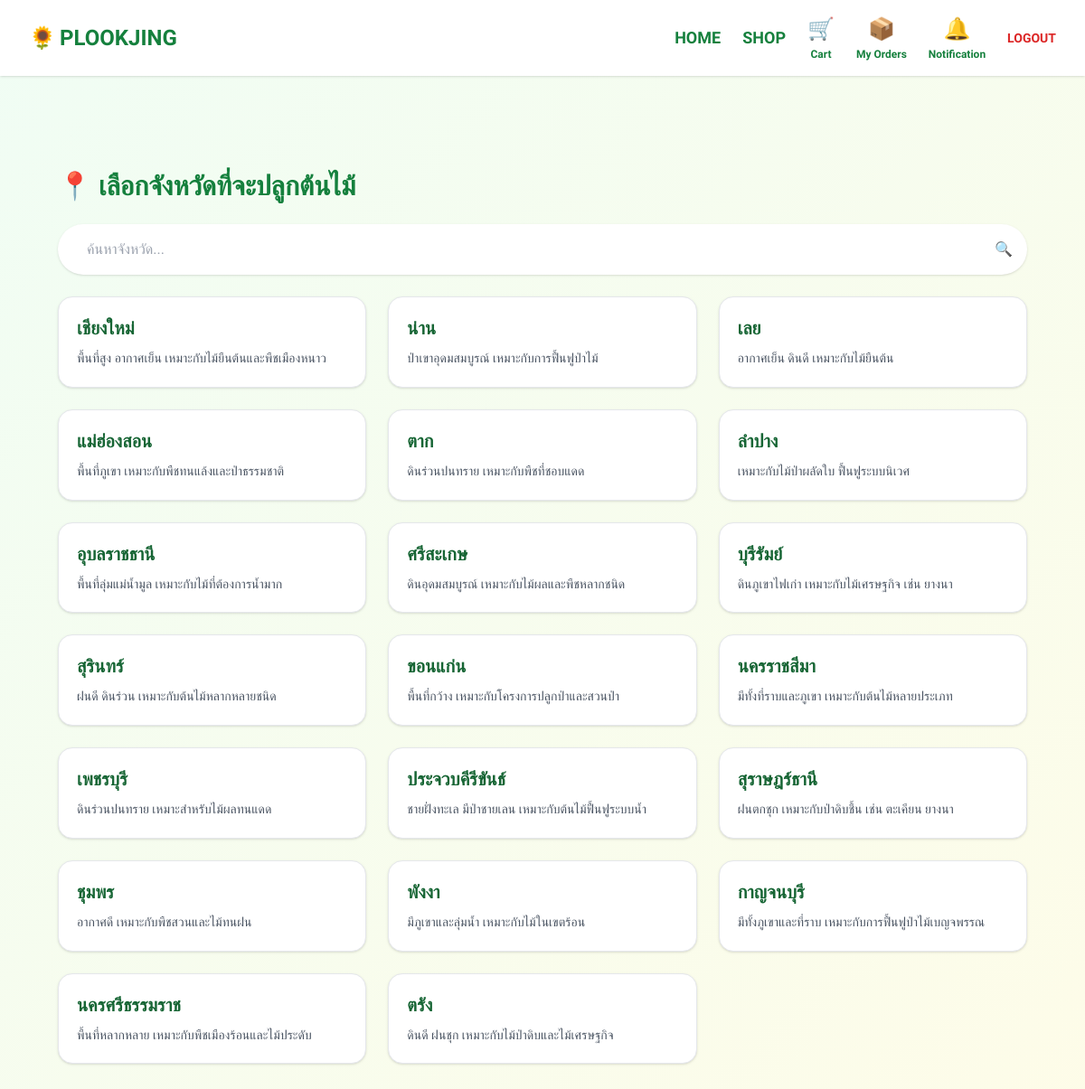
Screenshot of /tree-locations/ (signed in) with the database file from the repository.
### myapp/models.py (models this page shows, shortened)
class PlantingArea(models.Model):
    province = models.CharField(max_length=100)
    description = models.TextField(blank=True)
    class Meta:
        verbose_name = "Tree Location"
        verbose_name_plural = "Tree Locations"

### myapp/views.py (the view)
# urls.py: path('tree-locations/', views.tree_location_list, name='tree_location_list'),
@login_required
def tree_location_list(request):
    query = request.GET.get('q', '')
    if query:
        locations = PlantingArea.objects.filter(province__icontains=query)
    else:
        locations = PlantingArea.objects.all()
    return render(request, 'plantapp/tree_location_list.html', {
        'locations': locations,
        'query': query,
    })

### templates/plantapp/tree_location_list.html (shortened to what this page needs)
{% extends 'base.html' %}
{% block content %}
<div class="max-w-6xl mx-auto px-4 py-10">
  <h1 class="text-3xl font-bold text-green-700 mb-6">📍 เลือกจังหวัดที่จะปลูกต้นไม้</h1>
  <form method="get" action="{% url 'myapp:tree_location_list' %}" class="mb-6">
    <div class="flex bg-white rounded-full shadow px-4 py-2">
      <input type="text" name="q" placeholder="ค้นหาจังหวัด..." value="{{ query }}"
             class="flex-grow px-4 py-2 focus:outline-none rounded-full text-gray-700">
      <button type="submit" class="text-green-600 font-semibold hover:text-green-800">🔍</button>
    </div>
  </form>
  <div class="grid grid-cols-1 sm:grid-cols-2 md:grid-cols-3 gap-6">
    {% for location in locations %}
      <a href="{% url 'myapp:select_location_for_tree' %}?location_id={{ location.id }}"
         class="block bg-white hover:bg-green-50 transition rounded-2xl border border-gray-200 shadow hover:shadow-md p-5 h-full">
        <h2 class="text-xl font-bold text-green-800 mb-2">{{ location.province }}</h2>
        <p class="text-gray-600 text-sm leading-relaxed">{{ location.description|default:"ไม่มีคำอธิบายสำหรับจังหวัดนี้" }}</p>
      </a>
    {% empty %}
      <p class="text-gray-500">ไม่พบจังหวัดที่คุณค้นหา</p>
    {% endfor %}
  </div>
</div>
{% endblock %}

### rows the page displays
PlantingArea: province "เชียงใหม่", description "พื้นที่สูง อากาศเย็น เหมาะกับไม้ยืนต้นและพืชเมืองหนาว"
PlantingArea: province "น่าน", description "ป่าเขาอุดมสมบูรณ์ เหมาะกับการฟื้นฟูป่าไม้"
PlantingArea: province "เลย", description "อากาศเย็น ดินดี เหมาะกับไม้ยืนต้น"
PlantingArea: province "แม่ฮ่องสอน", description "พื้นที่ภูเขา เหมาะกับพืชทนแล้งและป่าธรรมชาติ"
PlantingArea: province "ตาก", description "ดินร่วนปนทราย เหมาะกับพืชที่ชอบแดด"
PlantingArea: province "ลำปาง", description "เหมาะกับไม้ป่าผลัดใบ ฟื้นฟูระบบนิเวศ"
PlantingArea: province "อุบลราชธานี", description "พื้นที่ลุ่มแม่น้ำมูล เหมาะกับไม้ที่ต้องการน้ำมาก"
PlantingArea: province "ศรีสะเกษ", description "ดินอุดมสมบูรณ์ เหมาะกับไม้ผลและพืชหลากชนิด"
PlantingArea: province "บุรีรัมย์", description "ดินภูเขาไฟเก่า เหมาะกับไม้เศรษฐกิจ เช่น ยางนา"
PlantingArea: province "สุรินทร์", description "ฝนดี ดินร่วน เหมาะกับต้นไม้หลากหลายชนิด"
PlantingArea: province "ขอนแก่น", description "พื้นที่กว้าง เหมาะกับโครงการปลูกป่าและสวนป่า"
PlantingArea: province "นครราชสีมา", description "มีทั้งที่ราบและภูเขา เหมาะกับต้นไม้หลายประเภท"
PlantingArea: province "เพชรบุรี", description "ดินร่วนปนทราย เหมาะสำหรับไม้ผลทนแดด"
PlantingArea: province "ประจวบคีรีขันธ์", description "ชายฝั่งทะเล มีป่าชายเลน เหมาะกับต้นไม้ฟื้นฟูระบบน้ำ"
PlantingArea: province "สุราษฎร์ธานี", description "ฝนตกชุก เหมาะกับป่าดิบชื้น เช่น ตะเคียน ยางนา"
PlantingArea: province "ชุมพร", description "อากาศดี เหมาะกับพืชสวนและไม้ทนฝน"
PlantingArea: province "พังงา", description "มีภูเขาและลุ่มน้ำ เหมาะกับไม้ในเขตร้อน"
PlantingArea: province "กาญจนบุรี", description "มีทั้งภูเขาและที่ราบ เหมาะกับการฟื้นฟูป่าไม้เบญจพรรณ"
PlantingArea: province "นครศรีธรรมราช", description "พื้นที่หลากหลาย เหมาะกับพืชเมืองร้อนและไม้ประดับ"
PlantingArea: province "ตรัง", description "ดินดี ฝนชุก เหมาะกับไม้ป่าดิบและไม้เศรษฐกิจ"
